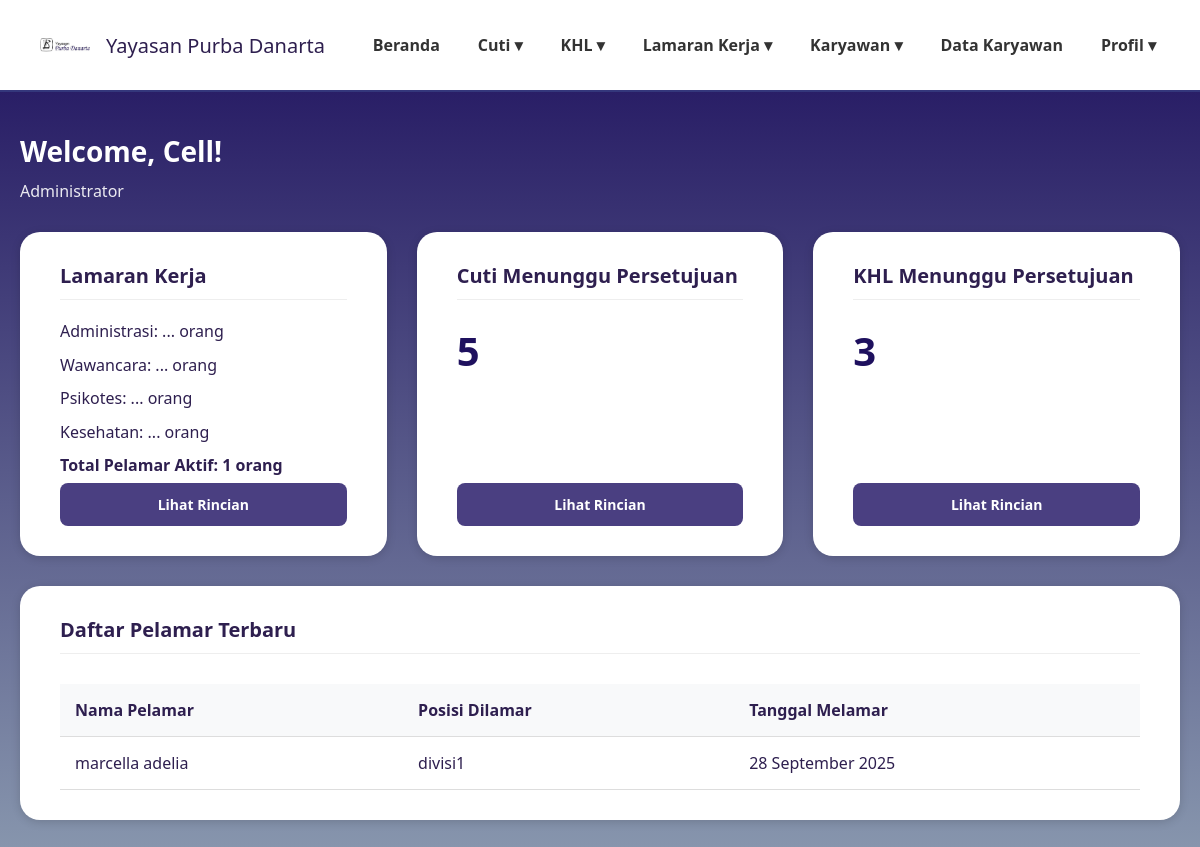
Before: /dashboardadmin.php with the older database file.
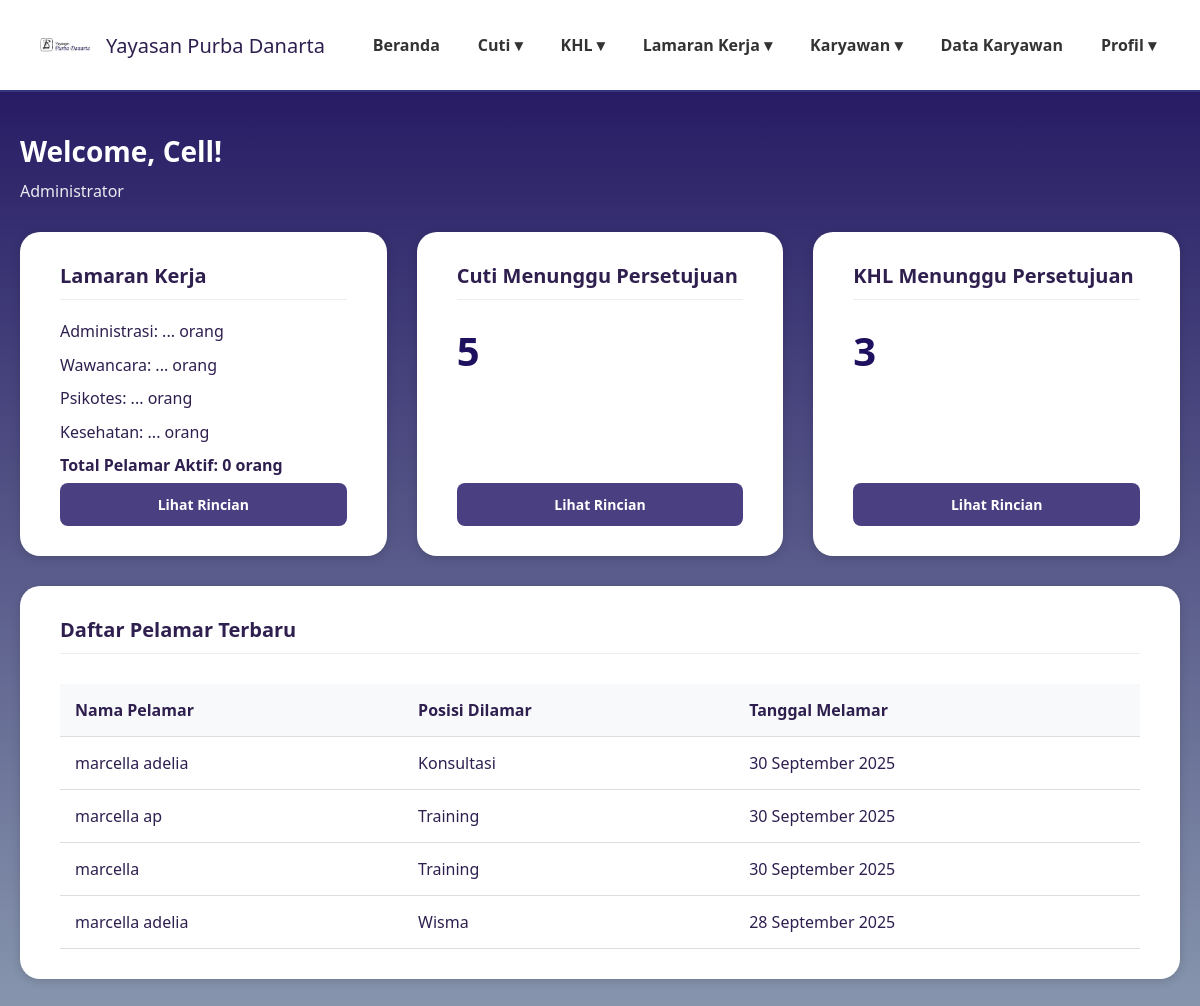
After: the same page with the newer database file.
### tables this page shows
CREATE TABLE `data_pelamar` (
  `id` int(11) NOT NULL,
  `user_id` int(11) NOT NULL,
  `nama_lengkap` varchar(100) DEFAULT NULL,
  `posisi_dilamar` varchar(100) DEFAULT NULL,
  `jenis_kelamin` varchar(20) DEFAULT NULL,
  `tempat_lahir` varchar(100) DEFAULT NULL,
  `tanggal_lahir` date DEFAULT NULL,
  `nik` varchar(50) DEFAULT NULL,
  `alamat_rumah` text DEFAULT NULL,
  `no_telp` varchar(20) DEFAULT NULL,
  `email` varchar(100) DEFAULT NULL,
  `agama` varchar(50) DEFAULT NULL,
  `kontak_darurat` varchar(50) DEFAULT NULL,
  `pendidikan_terakhir` varchar(50) DEFAULT NULL,
  `surat_lamaran` varchar(255) DEFAULT NULL,
  `cv` varchar(255) DEFAULT NULL,
  `photo_formal` varchar(255) DEFAULT NULL,
  `ijazah_transkrip` varchar(255) DEFAULT NULL,
  `berkas_pendukung` varchar(255) DEFAULT NULL,
  `ktp` varchar(255) DEFAULT NULL,
  `status` varchar(50) DEFAULT 'Menunggu Proses',
  `status_seleksi` varchar(100) DEFAULT 'Proses seleksi sedang berlangsung',
  `pengumuman` text DEFAULT 'Belum ada pengumuman saat ini.',
  `created_at` timestamp NOT NULL DEFAULT current_timestamp()
);

### dashboardadmin.php (the view, shortened to what this page needs)
<?php
require 'config.php';
$query_total_pelamar = "SELECT COUNT(id) AS total FROM data_pelamar WHERE status = 'Menunggu Proses'";
$result_total = $conn->query($query_total_pelamar);
$total_pelamar = $result_total->fetch_assoc()['total'] ?? 0;
$cuti_menunggu = 5;
$khl_menunggu = 3;
$query_tabel = "SELECT nama_lengkap, posisi_dilamar, created_at FROM data_pelamar ORDER BY created_at DESC LIMIT 5";
$result_tabel = $conn->query($query_tabel);
?>
<!DOCTYPE html>
<html lang="id">
<head>
</head>
<body>
<header>
  <div class="logo">
    <img src="image/namayayasan.png" alt="Logo Yayasan">
    <span>Yayasan Purba Danarta</span>
  </div>
    <nav>
        <ul>
        <li><a href="dashboardadmin.php">Beranda</a></li>
        <li><a href="#">Cuti ▾</a>
        </li>
        <li><a href="#">KHL ▾</a>
        </li>
        <li><a href="#">Lamaran Kerja ▾</a>
        </li>
        <li><a href="#">Karyawan ▾</a></li>
            <ul>
                <li><a href="data_karyawan.php">Data Karyawan</a></li>
            </ul>
        <li><a href="#">Profil ▾</a></li>
        </ul>
    </nav>
</header>
<main>
    <h1>Welcome, Cell!</h1>
    <p class="admin-title">Administrator</p>
    <div class="dashboard-grid">
        <div class="card">
            <h3>Lamaran Kerja</h3>
            <p>Administrasi: ... orang</p>
            <p>Wawancara: ... orang</p>
            <p>Psikotes: ... orang</p>
            <p>Kesehatan: ... orang</p>
            <p><strong>Total Pelamar Aktif: <?php echo $total_pelamar; ?> orang</strong></p>
            <a href="administrasi_pelamar.php" class="btn">Lihat Rincian</a>
        </div>
        <div class="card">
            <h3>Cuti Menunggu Persetujuan</h3>
            <p class="pending-count"><?php echo $cuti_menunggu; ?></p>
            <a href="administrasicuti.php" class="btn">Lihat Rincian</a>
        </div>
        <div class="card">
            <h3>KHL Menunggu Persetujuan</h3>
            <p class="pending-count"><?php echo $khl_menunggu; ?></p>
            <a href="administrasikhl.php" class="btn">Lihat Rincian</a>
        </div>
    </div>
    <div class="card">
        <h3>Daftar Pelamar Terbaru</h3>
        <table class="data-table">
            <thead>
                <tr>
                    <th>Nama Pelamar</th>
                    <th>Posisi Dilamar</th>
                    <th>Tanggal Melamar</th>
                </tr>
            </thead>
            <tbody>
                <?php if ($result_tabel->num_rows > 0): ?>
                    <?php while($row = $result_tabel->fetch_assoc()): ?>
                        <tr>
                            <td><?= htmlspecialchars($row['nama_lengkap']) ?></td>
                            <td><?= htmlspecialchars($row['posisi_dilamar']) ?></td>
                            <td><?= date('d F Y', strtotime($row['created_at'])) ?></td>
                        </tr>
                    <?php endwhile; ?>
                <?php else: ?>
                    <tr>
                        <td colspan="3">Tidak ada data pelamar saat ini.</td>
                    </tr>
                <?php endif; ?>
            </tbody>
        </table>
    </div>
</main>
</body>
</html>

### dashboardadmin.php (style rules this page uses)
body { margin:0; font-family:'Segoe UI', Tahoma, Geneva, Verdana, sans-serif; background: linear-gradient(180deg,#1E105E 0%,#8897AE 100%); min-height:100vh; color:#fff; }
header { background:rgba(255,255,255,1); padding:20px 40px; display:flex; justify-content:space-between; align-items:center; border-bottom:2px solid #34377c; flex-wrap:wrap; }
.logo { display:flex; align-items:center; gap:16px; font-weight:500; font-size:20px; color:#2e1f4f; }
.logo img { width: 50px; height: 50px; object-fit: contain; border-radius: 50%; }
nav ul { list-style:none; margin:0; padding:0; display:flex; gap:30px; }
nav li { position:relative; }
nav a { text-decoration:none; color:#333; font-weight:600; padding:8px 4px; display:block; }
main { max-width:1200px; margin:40px auto; padding:0 20px; }
h1 { text-align:left; font-size:28px; margin-bottom:10px; }
p.admin-title { font-size: 16px; margin-top: 0; margin-bottom: 30px; font-weight: 400; opacity: 0.9; }
.dashboard-grid { display: grid; grid-template-columns: repeat(auto-fit, minmax(300px, 1fr)); gap: 30px; margin-bottom: 30px; }
.card { background:#fff; color:#2e1f4f; border-radius:20px; padding:30px 40px; box-shadow:0 2px 10px rgba(0,0,0,0.15); display: flex; flex-direction: column; }
.card h3 { margin-top:0; font-size:20px; margin-bottom:15px; border-bottom: 1px solid #eee; padding-bottom: 10px; }
.card p { margin: 4px 0; line-height: 1.6; }
.btn { display:inline-block; background:#4a3f81; color:#fff; padding:12px 20px; border-radius:8px; text-decoration:none; font-weight:600; font-size:14px; margin-top: auto; text-align: center; transition: background-color 0.3s; }
.pending-count { font-size: 2.5rem; font-weight: 700; color: #1E105E; margin-top: auto; margin-bottom: 15px; }
.data-table { width: 100%; border-collapse: collapse; margin-top: 15px; }
.data-table th, .data-table td { padding: 15px; text-align: left; border-bottom: 1px solid #ddd; }
.data-table th { background-color: #f8f9fa; font-weight: 600; }

Changed rows visible on the page:
added data_pelamar: nama_lengkap "marcella adelia", posisi_dilamar "Konsultasi", created_at "30 September 2025"
added data_pelamar: nama_lengkap "marcella ap", posisi_dilamar "Training", created_at "30 September 2025"
added data_pelamar: nama_lengkap "marcella", posisi_dilamar "Training", created_at "30 September 2025"
changed data_pelamar: posisi_dilamar "divisi1" → "Wisma"
Other visible differences:
$total_pelamar: "1" → "0"
